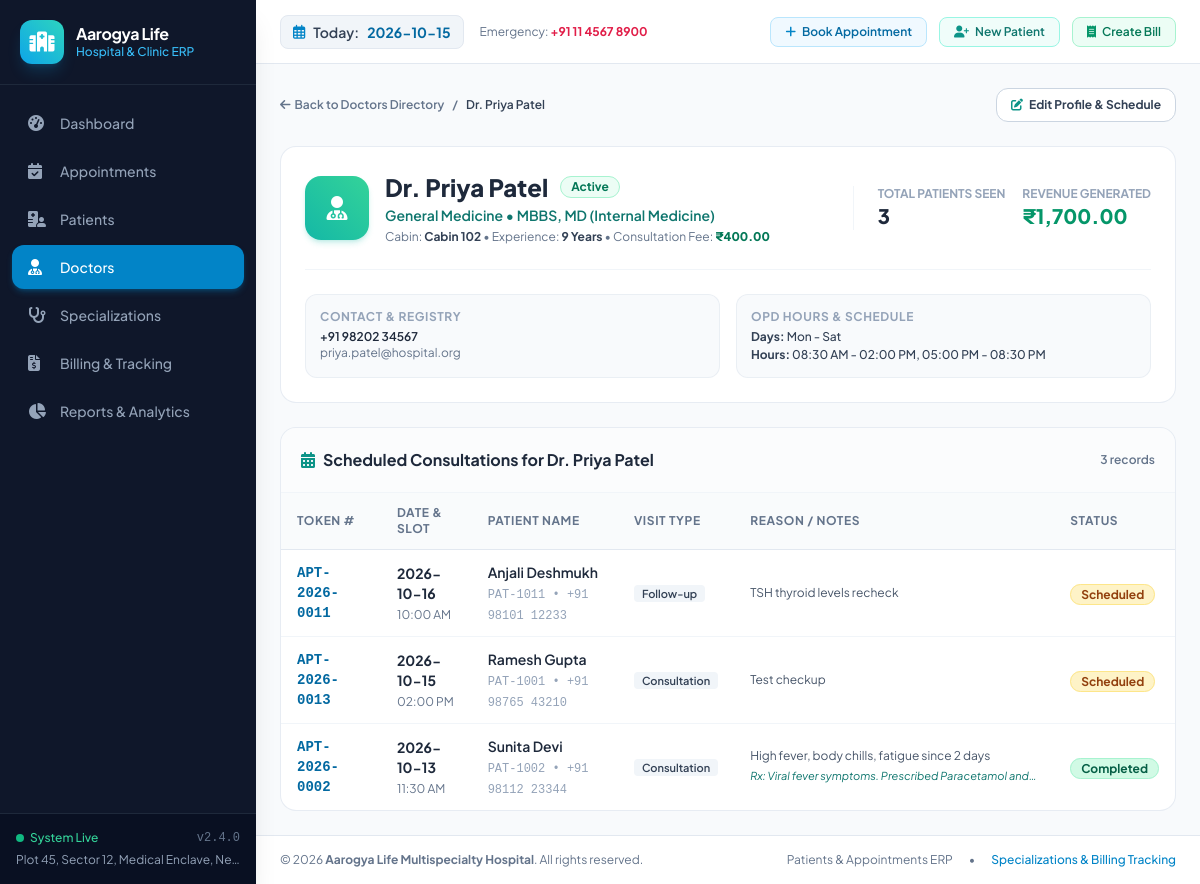
Page /doctors/2 on the committed database.
### tables this page shows
CREATE TABLE doctors (
        id INTEGER PRIMARY KEY AUTOINCREMENT,
        name TEXT NOT NULL,
        specialization_id INTEGER NOT NULL,
        qualification TEXT NOT NULL,
        experience_years INTEGER DEFAULT 5,
        phone TEXT NOT NULL,
        email TEXT,
        cabin_no TEXT,
        consultation_fee REAL NOT NULL,
        available_days TEXT DEFAULT 'Mon - Sat',
        available_time TEXT DEFAULT '09:00 AM - 02:00 PM, 05:00 PM - 08:00 PM',
        status TEXT DEFAULT 'Active',
        created_at TIMESTAMP DEFAULT CURRENT_TIMESTAMP,
        FOREIGN KEY (specialization_id) REFERENCES specializations (id) ON DELETE RESTRICT
    );

CREATE TABLE specializations (
        id INTEGER PRIMARY KEY AUTOINCREMENT,
        name TEXT UNIQUE NOT NULL,
        description TEXT,
        icon TEXT DEFAULT 'fa-stethoscope',
        default_fee REAL NOT NULL DEFAULT 500.0,
        created_at TIMESTAMP DEFAULT CURRENT_TIMESTAMP
    );

CREATE TABLE appointments (
        id INTEGER PRIMARY KEY AUTOINCREMENT,
        appointment_no TEXT UNIQUE NOT NULL,
        patient_id INTEGER NOT NULL,
        doctor_id INTEGER NOT NULL,
        appointment_date TEXT NOT NULL,
        appointment_time TEXT NOT NULL,
        visit_type TEXT DEFAULT 'Consultation',
        reason TEXT,
        status TEXT DEFAULT 'Scheduled',
        doctor_notes TEXT,
        created_at TIMESTAMP DEFAULT CURRENT_TIMESTAMP,
        FOREIGN KEY (patient_id) REFERENCES patients (id) ON DELETE CASCADE,
        FOREIGN KEY (doctor_id) REFERENCES doctors (id) ON DELETE RESTRICT
    );

CREATE TABLE patients (
        id INTEGER PRIMARY KEY AUTOINCREMENT,
        patient_id TEXT UNIQUE NOT NULL,
        name TEXT NOT NULL,
        age INTEGER NOT NULL,
        gender TEXT NOT NULL,
        blood_group TEXT DEFAULT 'Unknown',
        phone TEXT NOT NULL,
        email TEXT,
        address TEXT,
        emergency_contact TEXT,
        medical_history TEXT,
        created_at TIMESTAMP DEFAULT CURRENT_TIMESTAMP
    );

### app.py (the view)
@app.route('/doctors/<int:doctor_id>')
def doctor_detail(doctor_id):
    conn = get_db_connection()
    doctor = conn.execute('''
        SELECT d.*, s.name AS specialization_name, s.icon AS spec_icon
        FROM doctors d
        JOIN specializations s ON d.specialization_id = s.id
        WHERE d.id = ?
    ''', (doctor_id,)).fetchone()
    if not doctor:
        flash('Doctor not found!', 'warning')
        conn.close()
        return redirect(url_for('doctors_list'))
    appointments = conn.execute('''
        SELECT a.*, p.name AS patient_name, p.phone AS patient_phone, p.patient_id AS patient_code
        FROM appointments a
        JOIN patients p ON a.patient_id = p.id
        WHERE a.doctor_id = ?
        ORDER BY a.appointment_date DESC, a.appointment_time DESC
    ''', (doctor_id,)).fetchall()
    revenue = conn.execute('''
        SELECT COALESCE(SUM(total_amount), 0) AS total_revenue,
               COALESCE(SUM(paid_amount), 0) AS collected
        FROM invoices WHERE doctor_id = ?
    ''', (doctor_id,)).fetchone()
    specializations = conn.execute('SELECT * FROM specializations ORDER BY name ASC').fetchall()
    conn.close()
    return render_template(
        'doctor_detail.html',
        doctor=doctor,
        appointments=appointments,
        revenue=revenue,
        specializations=specializations
    )

### app.py (called while the page is built)
@app.template_filter('currency')
def currency_filter(value):
    try:
        val = float(value or 0)
        return f"₹{val:,.2f}"
    except (ValueError, TypeError):
        return f"₹{value}"

@app.context_processor
def inject_global_data():
    today_str = date.today().isoformat()
    return {
        'today_date': today_str,
        'current_year': date.today().year,
        'hospital_name': 'Aarogya Life Multispecialty Hospital',
        'hospital_tagline': 'Advanced Healthcare & Compassionate Clinic Care',
        'hospital_phone': '+91 11 4567 8900 / +91 98765 00000',
        'hospital_address': 'Plot 45, Sector 12, Medical Enclave, New Delhi - 110075'
    }

### database.py (called while the page is built)
def get_db_connection():
    conn = sqlite3.connect(DB_PATH)
    conn.row_factory = sqlite3.Row
    conn.execute("PRAGMA foreign_keys = ON")
    return conn

### templates/doctor_detail.html (shortened to what this page needs)
{% extends 'base.html' %}
{% block content %}
<div class="space-y-6">
    <div class="flex flex-col sm:flex-row sm:items-center justify-between gap-4">
        <div class="flex items-center space-x-2 text-xs font-semibold text-slate-500">
            <a href="{{ url_for('doctors_list') }}" class="hover:text-teal-600 flex items-center gap-1">
                <i class="fa-solid fa-arrow-left"></i> Back to Doctors Directory
            </a>
            <span>/</span>
            <span class="text-slate-700">{{ doctor.name }}</span>
        </div>
        <div>
            <button onclick="openModal('editDoctorModal')" class="px-3.5 py-2 text-xs font-bold rounded-xl bg-white border border-slate-300 text-slate-700 hover:bg-slate-50 shadow-xs flex items-center gap-1.5">
                <i class="fa-solid fa-pen-to-square text-teal-600"></i> Edit Profile & Schedule
            </button>
        </div>
    </div>
    <div class="bg-white rounded-2xl p-6 border border-slate-200/80 shadow-xs">
        <div class="flex flex-col md:flex-row md:items-center justify-between gap-6">
            <div class="flex items-center space-x-4">
                <div class="w-16 h-16 rounded-2xl bg-gradient-to-tr from-teal-500 to-emerald-400 text-white flex items-center justify-center text-2xl font-bold shadow-md shadow-teal-500/20">
                    <i class="fa-solid {{ doctor.spec_icon }}"></i>
                </div>
                <div>
                    <div class="flex items-center space-x-3">
                        <h1 class="text-2xl font-extrabold text-slate-800">{{ doctor.name }}</h1>
                        <span class="px-2.5 py-0.5 rounded-full text-xs font-bold {% if doctor.status == 'Active' %}bg-emerald-50 text-emerald-700 border border-emerald-200{% else %}bg-amber-50 text-amber-700 border border-amber-200{% endif %}">
                            {{ doctor.status }}
                        </span>
                    </div>
                    <p class="text-sm font-semibold text-teal-700 mt-0.5">{{ doctor.specialization_name }} • {{ doctor.qualification }}</p>
                    <p class="text-xs text-slate-500 mt-1">
                        Cabin: <strong class="text-slate-700">{{ doctor.cabin_no or 'Desk' }}</strong> •
                        Experience: <strong class="text-slate-700">{{ doctor.experience_years }} Years</strong> •
                        Consultation Fee: <strong class="text-emerald-700 font-extrabold">{{ doctor.consultation_fee | currency }}</strong>
                    </p>
                </div>
            </div>
            <div class="grid grid-cols-2 gap-4 border-t md:border-t-0 md:border-l border-slate-100 pt-4 md:pt-0 md:pl-6">
                <div>
                    <span class="text-xs uppercase font-bold text-slate-400 block">Total Patients Seen</span>
                    <span class="text-xl font-extrabold text-slate-800">{{ appointments | length }}</span>
                </div>
                <div>
                    <span class="text-xs uppercase font-bold text-slate-400 block">Revenue Generated</span>
                    <span class="text-xl font-extrabold text-emerald-600">{{ revenue.total_revenue | currency }}</span>
                </div>
            </div>
        </div>
        <div class="grid grid-cols-1 md:grid-cols-2 gap-4 mt-6 pt-6 border-t border-slate-100 text-xs">
            <div class="bg-slate-50 p-3.5 rounded-xl border border-slate-200/60">
                <span class="font-bold uppercase tracking-wider text-slate-400 block mb-1">Contact & Registry</span>
                <p class="text-slate-800 font-semibold">{{ doctor.phone }}</p>
                <p class="text-slate-500">{{ doctor.email or 'No email' }}</p>
            </div>
            <div class="bg-slate-50 p-3.5 rounded-xl border border-slate-200/60">
                <span class="font-bold uppercase tracking-wider text-slate-400 block mb-1">OPD Hours & Schedule</span>
                <p class="text-slate-700 font-medium"><strong>Days:</strong> {{ doctor.available_days }}</p>
                <p class="text-slate-700 font-medium mt-0.5"><strong>Hours:</strong> {{ doctor.available_time }}</p>
            </div>
        </div>
    </div>
    <div class="bg-white rounded-2xl border border-slate-200/80 shadow-xs overflow-hidden">
        <div class="p-5 border-b border-slate-100 flex items-center justify-between bg-slate-50/50">
            <h2 class="text-base font-bold text-slate-800 flex items-center gap-2">
                <i class="fa-solid fa-calendar-days text-teal-600"></i> Scheduled Consultations for {{ doctor.name }}
            </h2>
            <span class="text-xs text-slate-500 font-semibold">{{ appointments | length }} records</span>
        </div>
        {% if appointments %}
        <div class="overflow-x-auto">
            <table class="w-full text-left border-collapse text-sm">
                <thead>
                    <tr class="bg-slate-50/80 text-xs font-bold uppercase tracking-wider text-slate-500 border-b border-slate-200">
                        <th class="py-3 px-4">Token #</th>
                        <th class="py-3 px-4">Date & Slot</th>
                        <th class="py-3 px-4">Patient Name</th>
                        <th class="py-3 px-4">Visit Type</th>
                        <th class="py-3 px-4">Reason / Notes</th>
                        <th class="py-3 px-4">Status</th>
                    </tr>
                </thead>
                <tbody class="divide-y divide-slate-100">
                    {% for a in appointments %}
                    <tr class="hover:bg-slate-50 transition-colors">
                        <td class="py-3 px-4 font-mono font-bold text-sky-700">{{ a.appointment_no }}</td>
                        <td class="py-3 px-4">
                            <span class="font-bold text-slate-800 block">{{ a.appointment_date }}</span>
                            <span class="text-xs text-slate-500">{{ a.appointment_time }}</span>
                        </td>
                        <td class="py-3 px-4">
                            <a href="{{ url_for('patient_detail', patient_id=a.patient_id) }}" class="font-semibold text-slate-800 hover:text-sky-600 block">
                                {{ a.patient_name }}
                            </a>
                            <span class="text-xs text-slate-400 font-mono">{{ a.patient_code }} • {{ a.patient_phone }}</span>
                        </td>
                        <td class="py-3 px-4">
                            <span class="px-2 py-0.5 rounded text-[11px] font-semibold bg-slate-100 text-slate-700">
                                {{ a.visit_type }}
                            </span>
                        </td>
                        <td class="py-3 px-4 max-w-xs">
                            <p class="text-xs text-slate-600 truncate">{{ a.reason or 'Consultation' }}</p>
                            {% if a.doctor_notes %}
                            <p class="text-[11px] text-teal-700 italic mt-0.5 truncate">Rx: {{ a.doctor_notes }}</p>
                            {% endif %}
                        </td>
                        <td class="py-3 px-4">
                            <span class="px-2.5 py-0.5 rounded-full text-xs font-bold
                                {% if a.status == 'Scheduled' %}badge-status-scheduled
                                {% elif a.status == 'Confirmed' %}badge-status-confirmed
                                {% elif a.status == 'Completed' %}badge-status-completed
                                {% elif a.status == 'Cancelled' %}badge-status-cancelled
                                {% else %}bg-slate-100 text-slate-700{% endif %}">
                                {{ a.status }}
                            </span>
                        </td>
                    </tr>
                    {% endfor %}
                </tbody>
            </table>
        </div>
        {% else %}
        <div class="p-8 text-center text-slate-500 text-xs">
            No appointments booked for this doctor yet.
        </div>
        {% endif %}
    </div>
</div>
{% endblock %}

### static/css/custom.css (style rules this page uses)
:root { --primary: #0284c7; --primary-dark: #0369a1; --primary-light: #e0f2fe; --secondary: #0d9488; --accent: #6366f1; --success: #10b981; --warning: #f59e0b; --danger: #ef4444; --sidebar-bg: #0f172a; }
body { font-family: 'Plus Jakarta Sans', sans-serif; background-color: #f8fafc; color: #1e293b; }
.badge-status-scheduled { background-color: #fef3c7; color: #92400e; border: 1px solid #fde68a; }
.badge-status-completed { background-color: #d1fae5; color: #065f46; border: 1px solid #a7f3d0; }

### rows in the picture
doctors: name "Dr. Priya Patel", status "Active", qualification "MBBS, MD (Internal Medicine)", cabin_no "Cabin 102", experience_years "9", consultation_fee "₹400.00", phone "+91 98202 34567", email "priya.patel@hospital.org", available_days "Mon - Sat", available_time "08:30 AM - 02:00 PM, 05:00 PM - 08:30 PM"
specializations: specialization_name "General Medicine"
appointments: appointment_no "APT-2026-0011", appointment_date "2026-10-16", appointment_time "10:00 AM", patient_name "Anjali Deshmukh", patient_code "PAT-1011", patient_phone "+91 98101 12233", visit_type "Follow-up", reason "TSH thyroid levels recheck", status "Scheduled"
appointments: appointment_no "APT-2026-0013", appointment_date "2026-10-15", appointment_time "02:00 PM", patient_name "Ramesh Gupta", patient_code "PAT-1001", patient_phone "+91 98765 43210", visit_type "Consultation", reason "Test checkup", status "Scheduled"
appointments: appointment_no "APT-2026-0002", appointment_date "2026-10-13", appointment_time "11:30 AM", patient_name "Sunita Devi", patient_code "PAT-1002", patient_phone "+91 98112 23344", visit_type "Consultation", reason "High fever, body chills, fatigue since 2 days", doctor_notes "Viral fever symptoms. Prescribed Paracetamol and…", status "Completed"

### other values in the picture
{{ hospital_address }} "Plot 45, Sector 12, Medical Enclave, Ne…"
{{ hospital_phone.split('/')[0] }} "+91 11 4567 8900"
{{ appointments | length }} "3"
{{ revenue.total_revenue | currency }} "₹1,700.00"
{{ hospital_name }} "Aarogya Life Multispecialty Hospital"
